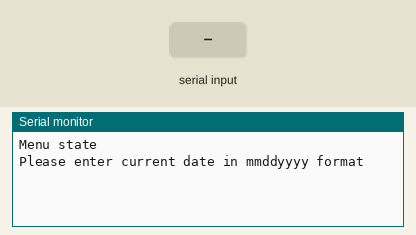
Recording of a sketch running on a simulated Arduino Uno, built with avr-gcc and run on an emulated ATmega328P. On the bench: the last lines printed to the serial monitor. The test bench sets the inputs (shaded band). The local clock reads 2024-03-15 10:24:30 at power-on unless the sketch sets it.

Above: at 1.2 s.
1.3 s: "90,45,200\n" received over Serial
At 2.1 s:
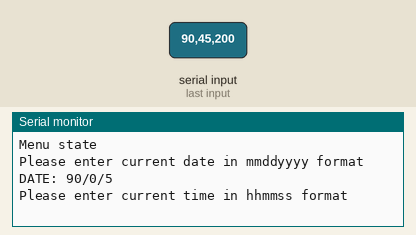
2.9 s: "30,150,10\n" received over Serial
At 4.8 s:
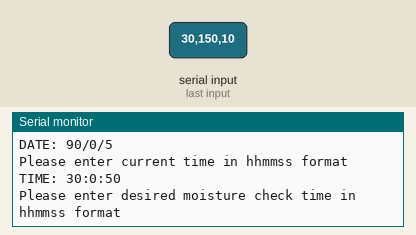
5.5 s: "90,45\n" received over Serial
At 6.4 s:
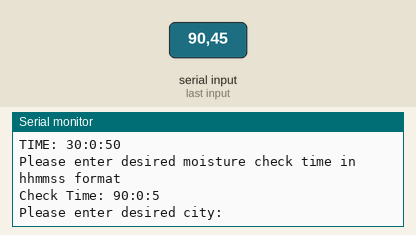
7.0 s: "30,150\n" received over Serial
At 7.9 s:
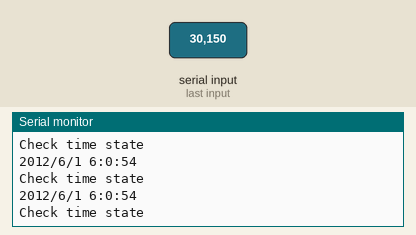
Timing chart, 0 to 10.0 s (numbered marks = the images above; inputs shaded):
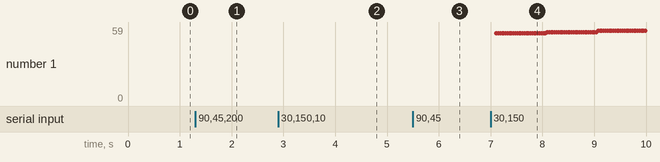

Measured:
- after the input at 1.3 s, the serial monitor: prints a new line after 0.10 s (image 1)
- after the input at 2.9 s, the serial monitor: prints a new line after 0.10 s (image 2)
- after the input at 5.5 s, the serial monitor: prints a new line after 0.06 s (image 3)
- after the input at 7.0 s, the serial monitor: prints a new line after 0.07 s (image 4)

The sketch:

weather_data.ino
```cpp
// Andrew Palmer ajp294@cornell.edu
// 22 April 2015

#include <SPI.h>
#include <EthernetV2_0.h>
#include <Wire.h>
#include "RTClib.h"

// Enter a MAC address for your controller below.
// Newer Ethernet shields have a MAC address printed on a sticker on the shield
byte mac[] = {  0x00, 0xAA, 0xBB, 0xCC, 0xDE, 0x02 };
char serverName[] = "api.openweathermap.org";
//char serverName[] = "http://api.wunderground.com";

// Initialize the Ethernet client library
// with the IP address and port of the server
// that you want to connect to (port 80 is default for HTTP):
EthernetClient client;
// Initialize RTC_DS1307 Time Module
RTC_DS1307 rtc;

int state = 0; // Program state
boolean irrigate = true; // boolean to irrigate or not
String location; // user inputed location
String request=""; // url request string
boolean connection_failed = false;
int sensorPin = A0; // Input pin for moisture sensor
int sensor_value = 0; // value from moisture sensor
int soil_moisture_level = 0; // value from moisture sensor
int m, d, y; // Month, day, and year global variables
int s, mn, hr; // second, minute, and hour global variables
int check_time, check_s, check_mn, check_hr; // time to check moisture

#define W5200_CS  10
#define SDCARD_CS 4
void setup() {
  // Open serial communications and wait for port to open:
  Serial.begin(9600);
  Wire.begin();
  rtc.begin();

  pinMode(SDCARD_CS,OUTPUT);
  digitalWrite(SDCARD_CS,HIGH);//Deselect the SD card

  // Make sure RTC is running
  if (!rtc.isrunning()) {
    Serial.println("RTC is NOT running!");
  }
  // Determine desired weather location from user
  //location = getLocation();

  // Connect to weather server
  //connectToServer(location);
} // end setup

void loop()
{

  switch (state) {
    case 0: {
      Serial.println("Menu state");
      // Program Menu to set location, time, or force check moisture
      // only go into Menu when menu button pressed
      // if button is pressed, check moisture level
      // if another button is pressed, force irrigation
      // Serial.println("Do you need to set the current date?");
      // Serial.println("Do you need to set the current time?");
      getDate(); // get current date
      getCurrentTime(); // get current time
      // Set the RTC Date and Time
      rtc.adjust(DateTime(y, m, d, hr, mn, s)); // year, month, day, hour, minute, second
      delay(1000);
      setCheckTime(); // set time to check moisture
      // Set desired location;
      location = getLocation();
      state = 1;
    }
      break;
    case 1: {
      // Continually check current time
      Serial.println("Check time state");
      DateTime now = rtc.now();
      Serial.print(now.year(), DEC);
      Serial.print('/');
      Serial.print(now.month(), DEC);
      Serial.print('/');
      Serial.print(now.day(), DEC);
      Serial.print(' ');
      Serial.print(now.hour(), DEC);
      Serial.print(':');
      Serial.print(now.minute(), DEC);
      Serial.print(':');
      Serial.print(now.second(), DEC);
      Serial.println();

      // When current time == check time, move to next state, otherwise spin
      if (now.hour() == check_hr && now.minute() == check_mn && now.second() == check_s) {
         state = 2;
      } // end if
      else {
        state = 1; // stay in same state if not check time yet
      } // end else
    } // end case 1
      break;
    case 2: {
      // Measure Moisture
      Serial.println("Measure moisture state");
      soil_moisture_level = measureMoisture();
      Serial.println("Moisture level: " + String(soil_moisture_level));
      if (irrigate) {
        Serial.println("Soil is dry");
      } // end if
      else {
        Serial.println("Soil is moist");
      } // end else
      state = 3;
    } // end case 2
      break;
    case 3: {
      // Download weather data from user's location
      Serial.println("Connect to Server State");
      Serial.println("LOCATION IS: " + location);

      connectToServer(location);
      while(client.available()) {
        if (client.find("number=\"5")) {
          Serial.println("Rain in the weather forecast");
          Serial.println("Irrigation system will not turn on");
          // irrigate = false;
       //   client.stop(); // try to break out of client once we have needed info
        } // end if
        else { //if (!client.find("number=\"5") && irrigate)
          Serial.println("No rain in the weather forecast, but soil is dry");
          Serial.println("Irrigation system will turn on");
          // irrigate = true;
         // client.stop();
        } // end else if
      } // end while

      // Error recovery
      if (connection_failed) {
        Serial.println("Connection failed... attempting again");
        state = 3; // Try again if connection failed

      } // end if

      // if the server's disconnected, stop the client:
      if (!client.connected()) {
        Serial.println();
        Serial.println("disconnecting.");
        client.stop();

        // do nothing forevermore:
        // while(true);
      } // end if

      state = 1; // back to time checking state
    } //end case 3
      break;
    case 4:
      // Idle State waiting for user input?
      Serial.println("Spinning on idle state");
  } // end switch statement


} //end loop function
  // location = getLocation();
/*  connectToServer(location);
  // Measure soil moisture level
  //soil_moisture_level = measureMoisture();
  // parse weather data for precipitation forecast
  while(client.available()) {
    //Serial.println("client available");
     //char c = client.read();
     //Serial.print(c);
     if (client.find("number=\"5")) {
       Serial.println("Rain in the weather forecast");
       Serial.println("Irrigation system will not turn on");
       // irrigate = false;
     }
     else if (!client.find("number=\"5") && irrigate) {
       Serial.println("No rain in the weather forecast, but soil is dry");
       Serial.println("Irrigation system will turn on");
       // irrigate = true;
     }
  }

  // if the server's disconnected, stop the client:
  if (!client.connected()) {
    Serial.println();
    Serial.println("disconnecting.");
    client.stop();

    // do nothing forevermore:
    while(true);
  }
}
 */
 void connectToServer(String location_name) {
   // attempt DHCP connection
   if (!Ethernet.begin(mac)) {
     Serial.println("failed to get an IP address using DHCP");
   }
   delay(1000);
   // attempt to connect to server and wait a millisecond
   // CAN USE THIS METHOD to ask user for city name also
   Serial.println("connecting to server...");
   if (client.connect(serverName, 80)) {
     Serial.println("connected!");
     connection_failed = false;
     Serial.println("making HTTP request...");
     // make the HTTP GET request to weather api
     request = "GET /data/2.5/forecast/daily?q=" + location_name + "&mode=xml&units=metric&cnt=1 HTTP/1.0";
     Serial.println(request);
     client.println(request);
     client.println();
   }// end if

   else {
    // if you didn't get a connection to the server:
    // maybe retry a couple times in this method
    Serial.println("connection failed");
    connection_failed = true;
   }

   // note the time of this connect attempt
   //lastAttemptTime = millis();
   delay(1000);
 } // end connectToServer method

 String getLocation() {
   String city_name;
   Serial.println("Please enter desired city: ");
     while (!Serial.available());  // wait for the user to input data
     while (Serial.available()) {
       delay(10);
       if (Serial.available() > 0) {
         char c = Serial.read();
         city_name += c;
       } // end if
     } // end while
     Serial.println("LOCATION: ");
     Serial.println(city_name);
     return city_name;
 } // end get location method

 String getDate() {
   String date;
   Serial.println("Please enter current date in mmddyyyy format");
   while (!Serial.available()); // wait for user to input data
   while (Serial.available()) { // read user input
     delay(10);
     if (Serial.available() > 0) {
       char c = Serial.read();
       date += c;
     } // end if
   } // end while
   m = date.substring(0,2).toInt();
   d = date.substring(2,4).toInt();
   y = date.substring(4).toInt();
  // m.toInt();
   //d.toInt();
   //y.toInt();
   Serial.println("DATE: " + String(m) + "/" + String(d) + "/" + String(y));
   return date;
 } // End get date method

 String getCurrentTime() {
   String time;
   Serial.println("Please enter current time in hhmmss format");
   while (!Serial.available()); // wait for user to input data
   while (Serial.available()) { // read user input
     delay(10);
     if (Serial.available() > 0) {
       char c = Serial.read();
       time += c;
     } // end if
   } // end while
   hr = time.substring(0,2).toInt();
   mn = time.substring(2,4).toInt();
   s = time.substring(4).toInt();
   //hr.toInt();
   //mn.toInt();
   //s.toInt();
   Serial.println("TIME: " + String(hr) + ":" + String(mn) + ":" + String(s));
   return time;
 }

 String setCheckTime() {
   String check_time;
   Serial.println("Please enter desired moisture check time in hhmmss format");
   while (!Serial.available()); // wait for user to input data
   while (Serial.available()) { // read user input
     delay(10);
     if (Serial.available() > 0) {
       char c = Serial.read();
       check_time += c;
     } // end if
   } // end while
   check_hr = check_time.substring(0,2).toInt();
   check_mn = check_time.substring(2,4).toInt();
   check_s = check_time.substring(4).toInt();
   //check_hr.toInt();
   //check_mn.toInt();
   //check_s.toInt();
   Serial.println("Check Time: " + String(check_hr) + ":" + String(check_mn) + ":" + String(check_s));
   return check_time;
 }

 int measureMoisture() {
   // read value from sensor
   sensor_value = analogRead(sensorPin);

   if (sensor_value <= 430) {
     irrigate = true;
   }
   else {
     irrigate = false;
   }
   // print sensor value to UART
   //Serial.println("Moisture Value: " + sensor_value);
 } // end measure Moisture method
```
